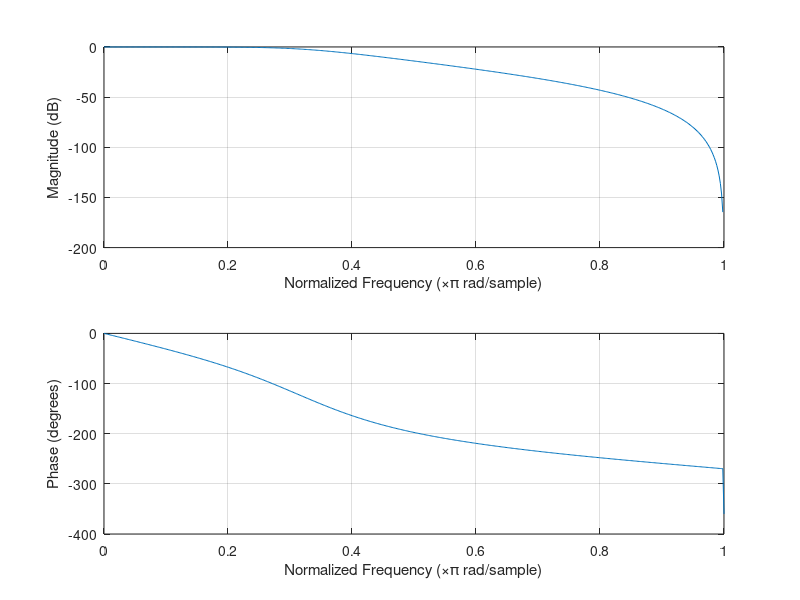
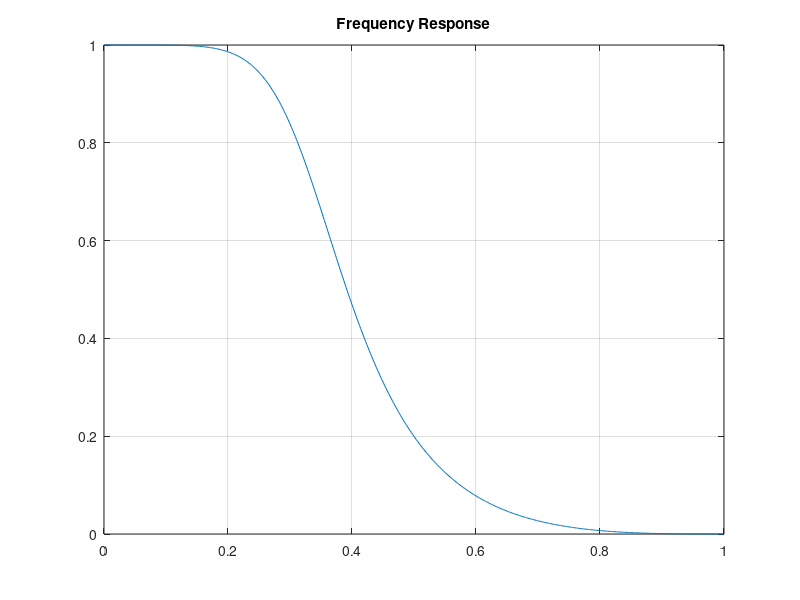

Source code (MATLAB) for these figures, in order:
b = [0.0663, 0.1989, 0.1989, 0.0663]
a = [1, -0.9349, 0.5668, -0.1015]

% L4_1.a
figure(1);
freqz(b, a);

% L4_1.c
figure(2);
[h, w] = freqz(b, a);
plot(w/pi, abs(h));
title('Frequency Response');
grid on;